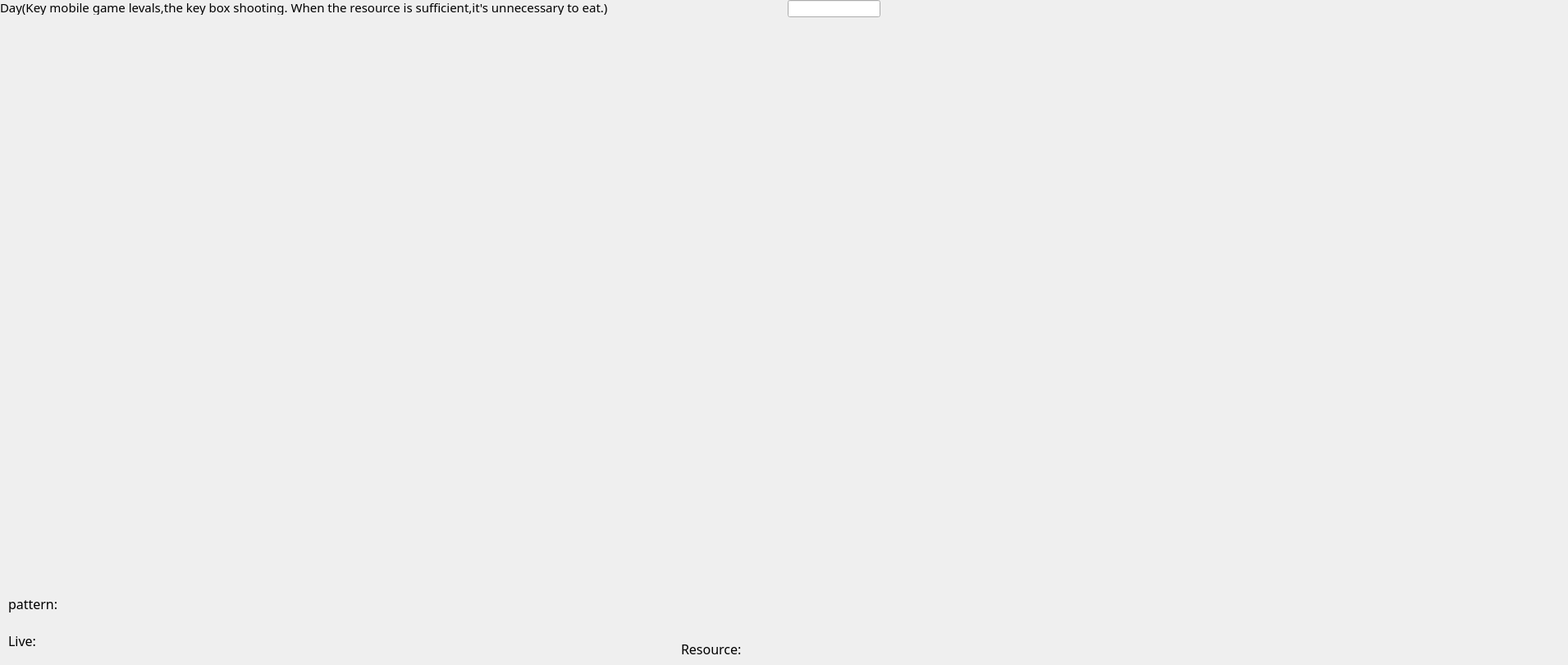
<?xml version="1.0" encoding="UTF-8"?>
<ui version="4.0">
 <class>Widget</class>
 <widget class="QWidget" name="Widget">
  <property name="geometry">
   <rect>
    <x>0</x>
    <y>0</y>
    <width>1911</width>
    <height>810</height>
   </rect>
  </property>
  <property name="font">
   <font>
    <family>楷体</family>
    <pointsize>12</pointsize>
   </font>
  </property>
  <property name="windowTitle">
   <string>Widget</string>
  </property>
  <widget class="QLabel" name="label">
   <property name="geometry">
    <rect>
     <x>10</x>
     <y>760</y>
     <width>81</width>
     <height>41</height>
    </rect>
   </property>
   <property name="font">
    <font>
     <family>楷体</family>
     <pointsize>12</pointsize>
    </font>
   </property>
   <property name="text">
    <string>Live:</string>
   </property>
  </widget>
  <widget class="QLabel" name="label_2">
   <property name="geometry">
    <rect>
     <x>830</x>
     <y>780</y>
     <width>91</width>
     <height>21</height>
    </rect>
   </property>
   <property name="font">
    <font>
     <family>楷体</family>
     <pointsize>12</pointsize>
    </font>
   </property>
   <property name="text">
    <string>Resource:</string>
   </property>
  </widget>
  <widget class="QLabel" name="label_3">
   <property name="geometry">
    <rect>
     <x>10</x>
     <y>720</y>
     <width>101</width>
     <height>31</height>
    </rect>
   </property>
   <property name="text">
    <string>pattern:</string>
   </property>
  </widget>
  <widget class="QLabel" name="label_4">
   <property name="geometry">
    <rect>
     <x>0</x>
     <y>0</y>
     <width>963</width>
     <height>18</height>
    </rect>
   </property>
   <property name="font">
    <font>
     <family>楷体</family>
     <pointsize>11</pointsize>
    </font>
   </property>
   <property name="text">
    <string>Day(Key mobile game levals,the key box shooting. When the resource is sufficient,it's unnecessary to eat.) </string>
   </property>
  </widget>
  <widget class="QLineEdit" name="lineEdit">
   <property name="geometry">
    <rect>
     <x>960</x>
     <y>0</y>
     <width>113</width>
     <height>21</height>
    </rect>
   </property>
  </widget>
 </widget>
 <layoutdefault spacing="6" margin="11"/>
 <resources/>
 <connections/>
</ui>
